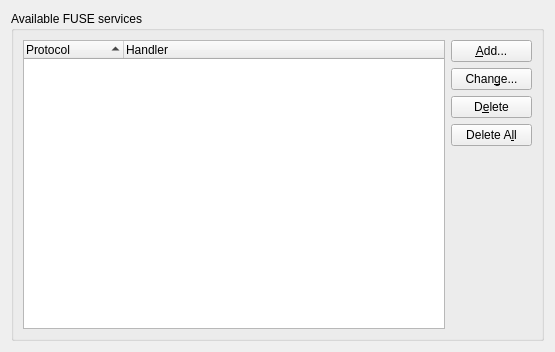
<?xml version="1.0" encoding="UTF-8"?>
<ui version="4.0">
 <class>FuseManagerUI</class>
 <widget class="QWidget" name="FuseManagerUI">
  <property name="geometry">
   <rect>
    <x>0</x>
    <y>0</y>
    <width>555</width>
    <height>352</height>
   </rect>
  </property>
  <layout class="QGridLayout" name="gridLayout_2">
   <item row="0" column="0">
    <widget class="QGroupBox" name="gbDomainSpecific">
     <property name="whatsThis">
      <string/>
     </property>
     <property name="title">
      <string>Available FUSE services</string>
     </property>
     <layout class="QGridLayout" name="gridLayout">
      <item row="2" column="1">
       <widget class="QPushButton" name="bDelete">
        <property name="text">
         <string>D&amp;elete</string>
        </property>
       </widget>
      </item>
      <item row="0" column="1">
       <widget class="QPushButton" name="bAdd">
        <property name="text">
         <string>&amp;Add...</string>
        </property>
       </widget>
      </item>
      <item row="4" column="1">
       <spacer>
        <property name="orientation">
         <enum>Qt::Vertical</enum>
        </property>
        <property name="sizeType">
         <enum>QSizePolicy::Expanding</enum>
        </property>
        <property name="sizeHint" stdset="0">
         <size>
          <width>81</width>
          <height>47</height>
         </size>
        </property>
       </spacer>
      </item>
      <item row="1" column="1">
       <widget class="QPushButton" name="bChange">
        <property name="text">
         <string>Chan&amp;ge...</string>
        </property>
       </widget>
      </item>
      <item row="3" column="1">
       <widget class="QPushButton" name="bDeleteAll">
        <property name="text">
         <string>Delete A&amp;ll</string>
        </property>
       </widget>
      </item>
      <item row="0" column="0" rowspan="5">
       <widget class="QTreeWidget" name="serviceTreeWidget">
        <property name="whatsThis">
         <string>&lt;html&gt;&lt;head/&gt;&lt;body&gt;&lt;p&gt;List of FUSE mount services.&lt;/p&gt;&lt;/body&gt;&lt;/html&gt;</string>
        </property>
        <property name="selectionMode">
         <enum>QAbstractItemView::ExtendedSelection</enum>
        </property>
        <property name="rootIsDecorated">
         <bool>false</bool>
        </property>
        <property name="sortingEnabled">
         <bool>true</bool>
        </property>
        <property name="allColumnsShowFocus">
         <bool>true</bool>
        </property>
        <column>
         <property name="text">
          <string>Protocol</string>
         </property>
        </column>
        <column>
         <property name="text">
          <string>Handler</string>
         </property>
        </column>
       </widget>
      </item>
     </layout>
    </widget>
   </item>
  </layout>
 </widget>
 <resources/>
 <connections/>
</ui>
